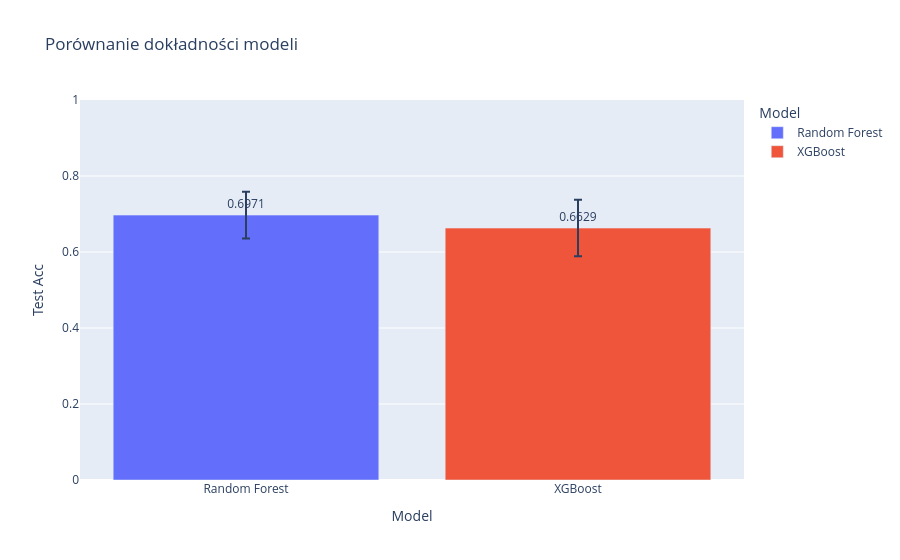

The notebook cell saved with this chart:
### Code cell
# ── Porównanie modeli ─────────────────────────────────────────────────────────
comparison = pd.DataFrame({
    "Model":    ["Random Forest", "XGBoost"],
    "Test Acc": [round(acc_rf, 4),  round(acc_xgb, 4)],
    "CV Mean":  [round(cv_rf.mean(), 4),  round(cv_xgb.mean(), 4)],
    "CV Std":   [round(cv_rf.std(), 4),   round(cv_xgb.std(), 4)],
})

fig = px.bar(
    comparison, x="Model", y="Test Acc",
    error_y="CV Std",
    title="Porównanie dokładności modeli",
    color="Model",
    text="Test Acc",
    range_y=[0, 1]
)
fig.update_traces(textposition="outside")
fig.show()

print(f"\nLepszy model: {best_name} (acc={max(acc_rf, acc_xgb):.4f})")

### Figure 1 — Plotly figure (JSON) as saved in the notebook; plotly's stock layout.template omitted (floating-point values rounded to 4 significant figures)
{"data": [{"error_y": {"array": [0.0617]}, "hovertemplate": "Model=%{x}<br>Test Acc=%{text}<extra></extra>", "legendgroup": "Random Forest", "marker": {"color": "#636efa", "pattern": {"shape": ""}}, "name": "Random Forest", "orientation": "v", "showlegend": true, "text": [0.6971], "textposition": "outside", "type": "bar", "x": ["Random Forest"], "xaxis": "x", "y": [0.6971], "yaxis": "y"}, {"error_y": {"array": [0.0744]}, "hovertemplate": "Model=%{x}<br>Test Acc=%{text}<extra></extra>", "legendgroup": "XGBoost", "marker": {"color": "#EF553B", "pattern": {"shape": ""}}, "name": "XGBoost", "orientation": "v", "showlegend": true, "text": [0.6629], "textposition": "outside", "type": "bar", "x": ["XGBoost"], "xaxis": "x", "y": [0.6629], "yaxis": "y"}], "layout": {"barmode": "relative", "legend": {"title": {"text": "Model"}, "tracegroupgap": 0}, "title": {"text": "Porównanie dokładności modeli"}, "xaxis": {"anchor": "y", "categoryarray": ["Random Forest", "XGBoost"], "categoryorder": "array", "domain": [0, 1], "title": {"text": "Model"}}, "yaxis": {"anchor": "x", "domain": [0, 1], "range": [0, 1], "title": {"text": "Test Acc"}}}}
